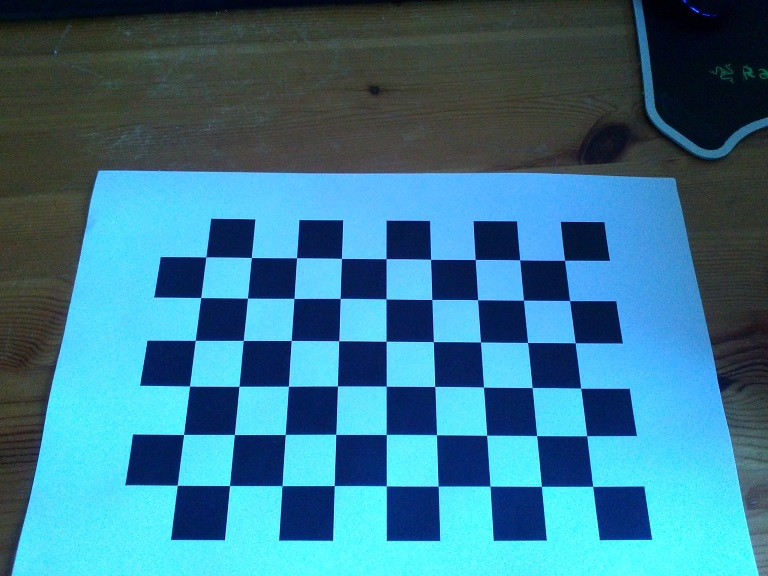
//> input picture Assignment 1b/Assignment 1b/Images/board1.jpg, 768 x 576 px
$ ./assignment_1   (built with g++ and OpenCV 4)
//> lines starting //> are read from the running program, lines starting //| are printed output that depends on the picture; after the words box and inside, x2 and y2 are one past the last pixel; in counts of white or black regions, pixels touching at a corner belong together
#include <iostream>
#include <sstream>
#include <time.h>
#include <stdio.h>

#include <opencv2/core/core.hpp>
#include <opencv2/imgproc/imgproc.hpp>
#include <opencv2/calib3d/calib3d.hpp>
#include <opencv2/highgui/highgui.hpp>
#include "camera_calibration.h"

#ifndef _CRT_SECURE_NO_WARNINGS
# define _CRT_SECURE_NO_WARNINGS
#endif

using namespace cv;
using namespace std;

// Retrieves matrix data from the xml file
Mat retrieve_data(String filename, String data_unit)
{

	FileStorage fs;
	fs.open(filename, FileStorage::READ);

	if(!fs.isOpened())
	{
		cout<<"Could not open camera data file\n";
		exit(1);
	}

	// Retrieve specific data from the xml file
	Mat data;
	fs[data_unit] >> data;

	fs.release();

	return data;

}

// Creates the extrinsic camera matrix
// for the ith image.
Mat construct_extrinsic(Mat data, int i)
{
//> further down, image is the input picture: 576 rows x 768 cols, CV_8UC3; mean B, G, R 144.8, 120.5, 57.3

	// Extract the angles and translations for x y and z
	// of the ith image
	Mat ImgParams = data.row(i);
	double x_r = ImgParams.at<double>(0);
	double y_r = ImgParams.at<double>(1);
	double z_r = ImgParams.at<double>(2);
	double x_t = ImgParams.at<double>(3);
	double y_t = ImgParams.at<double>(4);
	double z_t = ImgParams.at<double>(5);

	Mat rvec = Mat(3, 1, CV_64F);
	rvec.row(0).col(0)  = x_r;
	rvec.row(1).col(0)  = y_r;
	rvec.row(2).col(0)  = z_r;

	Mat rmat = Mat();
	// Create rotation matrix from rotation vector
	Rodrigues(rvec, rmat);

	std::cout<<rmat;
	// Construct the final extrensic parameter matrix
	Mat eParam = Mat(4,4, CV_64F);

	eParam.row(0).col(0) =  rmat.at<double>(0,0);
	eParam.row(0).col(1) =  rmat.at<double>(0,1);
	eParam.row(0).col(2) =  rmat.at<double>(0,2);
	eParam.row(0).col(3) =  x_t;
	eParam.row(1).col(0) =  rmat.at<double>(1,0);
	eParam.row(1).col(1) =  rmat.at<double>(1,1);
	eParam.row(1).col(2) =  rmat.at<double>(1,2);
	eParam.row(1).col(3) =  y_t;
	eParam.row(2).col(0) =  rmat.at<double>(2,0);
	eParam.row(2).col(1) =  rmat.at<double>(2,1);
	eParam.row(2).col(2) =  rmat.at<double>(2,2);
	eParam.row(2).col(3) =  z_t;
	eParam.row(3).col(0) =  0;
	eParam.row(3).col(1) =  0;
	eParam.row(3).col(2) =  0;
	eParam.row(3).col(3) =  1;
	std::cout<<eParam;
	//Mat eParam = Mat::eye(4, 4, CV_64F);
	//eParam = eParam * rmat;
	return eParam;

}

// Create a vector from 3 input numbers)
Mat createVector(double x, double y, double z, bool homo=1)
{
	Mat vector;
	if (homo)
	{
		vector = Mat(4, 1, CV_64F);
		vector.row(0).col(0) = x;
		vector.row(1).col(0) = y;
		vector.row(2).col(0) = z;
		vector.row(3).col(0) = 1;
	}
	else{

		vector = Mat(3, 1, CV_64F);
		vector.row(0).col(0) = x;
		vector.row(1).col(0) = y;
		vector.row(2).col(0) = z;
	}
	return vector;
}

// Creates point data type from vector
Point vector2Point(Mat twodVec)
{
	Point p;
	p.x = twodVec.at<double>(0);
	p.y = twodVec.at<double>(1);
	return p;
}

// transfoms world coordinates to image coordinate
Point worldToImage(Mat intr, Mat extr, Mat coordW)
{
	// Invert z-axis for an intuitive upward axis
	coordW.row(2) = 0 - coordW.row(2);

	if(!(coordW.rows == 4 && coordW.cols == 1))
	{
		cout<<"Vector is not of the right size";
		exit(-1);
	}

	// Create camera coordinates
	Mat coordC4 =  extr * coordW;

	// Drop the extra dimension
	Mat coordC3 = createVector(coordC4.at<double>(0,0), coordC4.at<double>(1,0), coordC4.at<double>(2,0), 0);

	// Get image coordinates
	Mat coordI3 =  intr * coordC3;

	// Still need to devide by the Z cooridnate
	Mat coordI2 = Mat(2,1, CV_64F);

	coordI2.row(0).col(0) =  coordI3.at<double>(0,0) / coordI3.at<double>(2,0);
	coordI2.row(1).col(0) =  coordI3.at<double>(1,0) / coordI3.at<double>(2,0);

	return vector2Point(coordI2);
}


// Visualise the world axis on the image
Mat visualiseAxis(Mat cameraMatrix, Mat extrinsicParams, Mat image)
{
	Point originW = worldToImage(cameraMatrix, extrinsicParams, createVector(0,0,0));
	Point xW = worldToImage(cameraMatrix, extrinsicParams, createVector(200,0,0));
	Point yW = worldToImage(cameraMatrix, extrinsicParams, createVector(0,200,0));
	Point zW = worldToImage(cameraMatrix, extrinsicParams, createVector(0,0,200));

	line(image, originW, xW, Scalar(0, 0, 255), 3);
	line(image, originW, yW, Scalar(0, 255, 0), 3);
	line(image, originW, zW, Scalar(255, 0, 0), 3);

	return image;
}

// Draws the unit cube in an image
Mat drawUnitCube(Mat cameraMatrix, Mat extrinsicParams, Mat image)
{

	Point p1 = worldToImage(cameraMatrix, extrinsicParams, createVector(0,0,0));
	Point p2 = worldToImage(cameraMatrix, extrinsicParams, createVector(100,0,0));
	Point p3 = worldToImage(cameraMatrix, extrinsicParams, createVector(0,100,0));
	Point p4 = worldToImage(cameraMatrix, extrinsicParams, createVector(100, 100,0));

	Point p5 = worldToImage(cameraMatrix, extrinsicParams, createVector(0,0,100));
	Point p6 = worldToImage(cameraMatrix, extrinsicParams, createVector(100,0,100));
	Point p7 = worldToImage(cameraMatrix, extrinsicParams, createVector(0,100,100));
	Point p8 = worldToImage(cameraMatrix, extrinsicParams, createVector(100, 100,100));

	line(image, p1, p2, Scalar(255, 255, 255), 2);
	line(image, p1, p3, Scalar(255, 255, 255), 2);
	line(image, p2, p4, Scalar(255, 255, 255), 2);
	line(image, p3, p4, Scalar(255, 255, 255), 2);

	line(image, p5, p6, Scalar(255, 255, 255), 2);
	line(image, p5, p7, Scalar(255, 255, 255), 2);
	line(image, p6, p8, Scalar(255, 255, 255), 2);
	line(image, p7, p8, Scalar(255, 255, 255), 2);
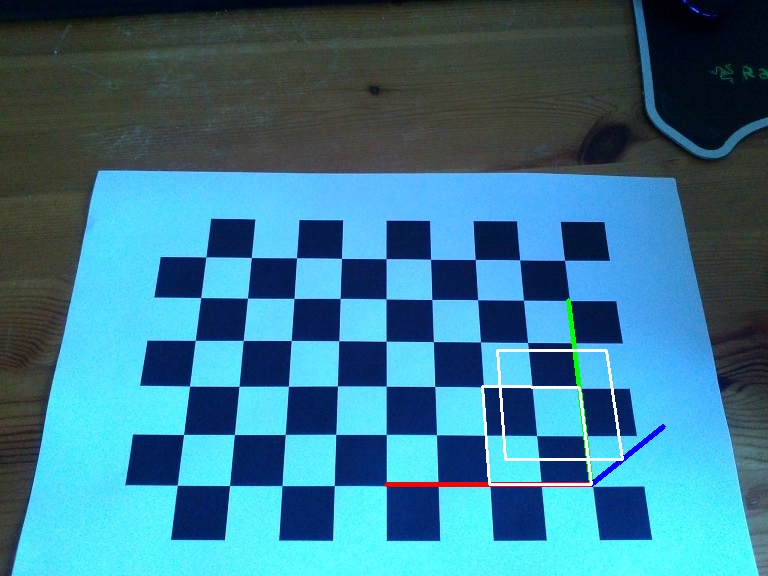
//> image: 576 rows x 768 cols, CV_8UC3; mean B, G, R 144.6, 120.9, 58.6

	line(image, p1, p5, Scalar(255, 255, 255), 2);
//> image: 576 rows x 768 cols, CV_8UC3; 117 pixels changed, all inside (x1, y1, x2, y2) = (592, 460, 624, 486)
	line(image, p2, p6, Scalar(255, 255, 255), 2);
//> image: 576 rows x 768 cols, CV_8UC3; mean B, G, R 144.6, 120.9, 58.7
	line(image, p3, p7, Scalar(255, 255, 255), 2);
//> image: 576 rows x 768 cols, CV_8UC3; mean B, G, R 144.6, 121, 58.8
	line(image, p4, p8, Scalar(255, 255, 255), 2);
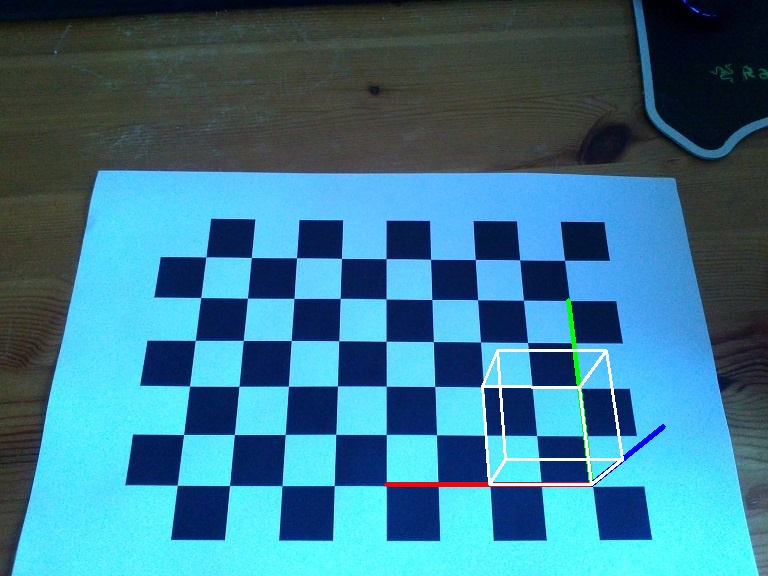
//> image: 576 rows x 768 cols, CV_8UC3; mean B, G, R 144.6, 121, 58.8

	return image;
}


bool calibration = false;

int main(int argc, char* argv[])
{
	if(calibration)
	{
		cout<< "Performing camera calibration";
		startCalibration();
	}

	String cameraData = "out_camera_data.xml";
	String calibrationData = "test.xml";

	// Retieve important data from the xml files used by the calibration
	Mat cameraMatrix = retrieve_data(cameraData, "Camera_Matrix");
	Mat extrinsicComplete = retrieve_data(cameraData, "Extrinsic_Parameters");

	Mat image;

	// Draw in all the images and save these new images
	for(int i = 1; i < 6; i++)
	{

		Mat eParam = construct_extrinsic(extrinsicComplete, i-1);


		image = imread("Images\\board"+ to_string(i) + ".jpg", CV_LOAD_IMAGE_COLOR);
		image = visualiseAxis(cameraMatrix, eParam, image);
		image = drawUnitCube(cameraMatrix, eParam, image);

		imshow("Assignment1", image);
		imwrite("\Images\\board"+ to_string(i) + "_calibr.jpg", image);
		waitKey(0);
	}
//> pass 2 of the loop `for(int i = 1; i < 6; i++)`:
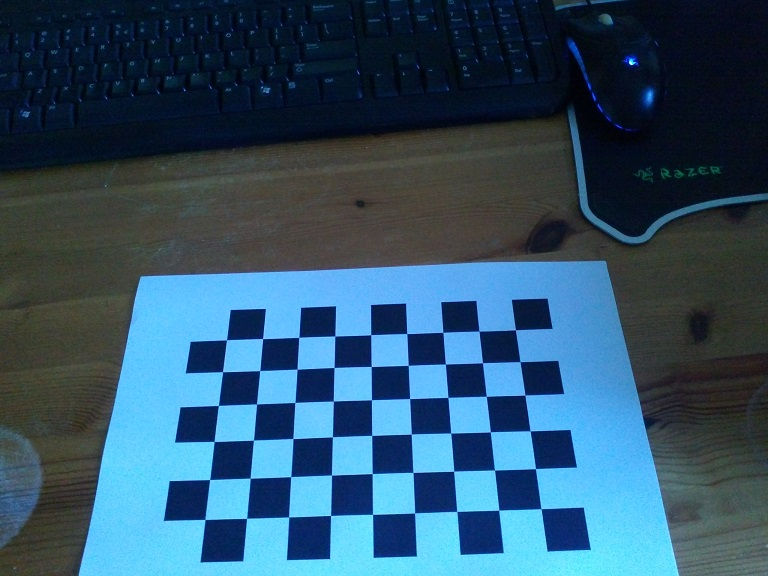
//> input picture Assignment 1b/Assignment 1b/Images/board2.jpg, 768 x 576 px
//> image is the input picture: 576 rows x 768 cols, CV_8UC3; mean B, G, R 106, 82.5, 48.2
//> in drawUnitCube (call 2), `line(image, p7, p8, Scalar(255, 255, 255), 2);`:
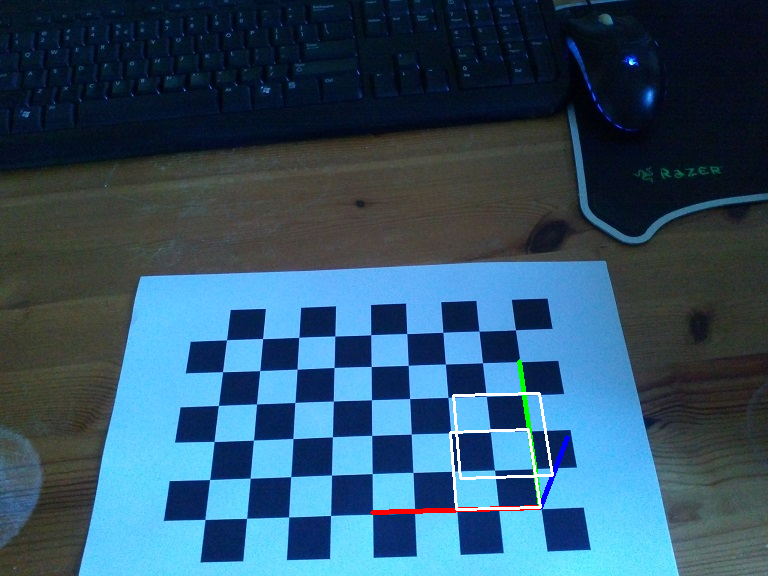
//> image: 576 rows x 768 cols, CV_8UC3; mean B, G, R 105.9, 83, 49.2
//> (the run ends here: the program stops with an error, at `Mat ImgParams = data.row(i);`)
